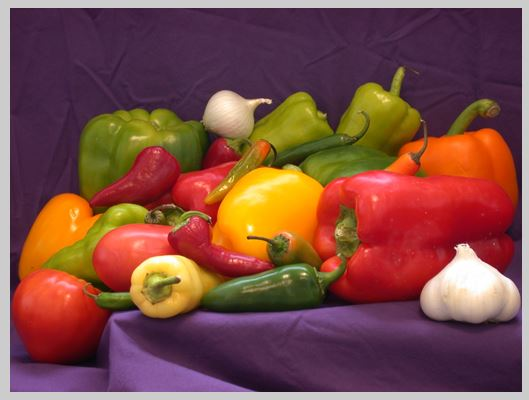
#> input picture code/clustering/vegetables.jpg, 529 x 400 px
$ jupyter execute kmeans-img-segmentation.ipynb   (shell and % lines are left out)   (Python 2 division)
#> lines starting #> are read from the running program, lines starting #| are printed output that depends on the picture
# Image segmentation via K-means clustering

[cell 1]
import numpy as np
import cv2
import matplotlib.pyplot as plt
from mpl_toolkits.mplot3d import Axes3D

[cell 2]
img_bgr = cv2.imread('vegetables.jpg')
#> img_bgr is the input picture: shape (400, 529, 3); mean B, G, R 68.3, 76.1, 126.5
img = cv2.cvtColor(img_bgr, cv2.COLOR_BGR2RGB).astype('float32') / 255.0
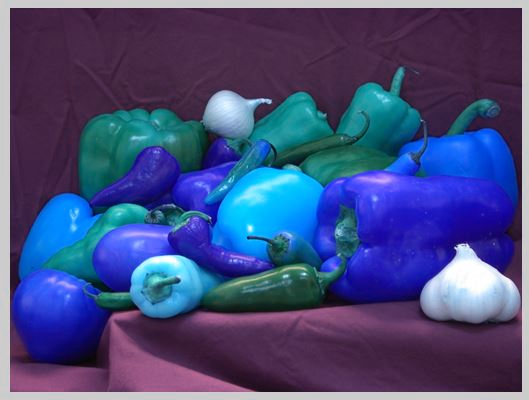
#> img: shape (400, 529, 3) float32; mean B, G, R 0.496, 0.298, 0.268
plt.figure(figsize=(5,5))
plt.imshow(img)

[cell 3]
img_hsv = cv2.cvtColor(img, cv2.COLOR_RGB2HSV)
#> img_hsv: shape (400, 529, 3) float32; mean H, S, V 204.6, 0.6, 0.5
plt.figure(figsize=(5,5))
plt.imshow(img_hsv)
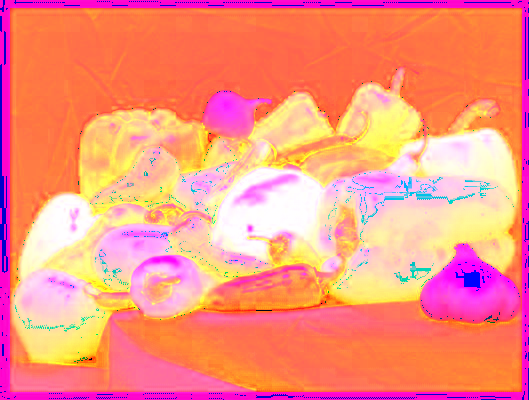
#> shown: shape (400, 529, 3) float32; mean R, G, B 0.981, 0.573, 0.503

[cell 4]
img_r = img[:,:,0]
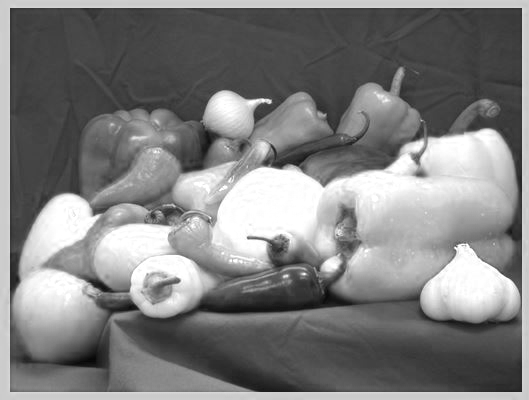
#> img_r: shape (400, 529) float32; min 0.0196, max 1, mean 0.496
img_g = img[:,:,1]
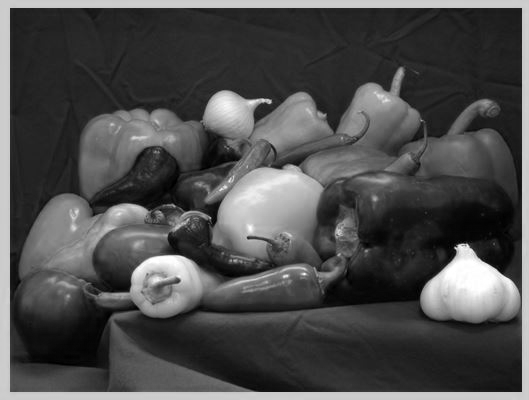
#> img_g: shape (400, 529) float32; min 0, max 1, mean 0.299
img_b = img[:,:,2]
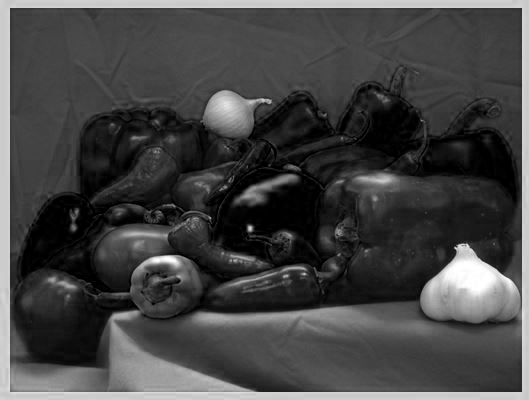
#> img_b: shape (400, 529) float32; min 0, max 1, mean 0.268

img_h, img_w = img_r.shape
#> img_h = 400; img_w = 529

img_h1 = img[:,:,0]
img_s = img[:,:,1]
img_v = img[:,:,2]

#X = np.vstack(( img_h1.flatten(), img_s.flatten(), img_v.flatten() )).T
X = np.vstack(( img_r.flatten(), img_g.flatten(), img_b.flatten() )).T

[cell 5]
# [5 lines of commented-out code are left out]

fig = plt.figure(figsize=(8,8))
ax = fig.add_subplot(111, projection='3d')
ax.scatter(X[:,0], X[:,1], X[:,2])
ax.set_xlabel('Hue')
ax.set_ylabel('Saturation')
ax.set_zlabel('Value')
#ax.set_xlabel('Red')
#ax.set_ylabel('Green')
#ax.set_zlabel('Blue')
plt.show()
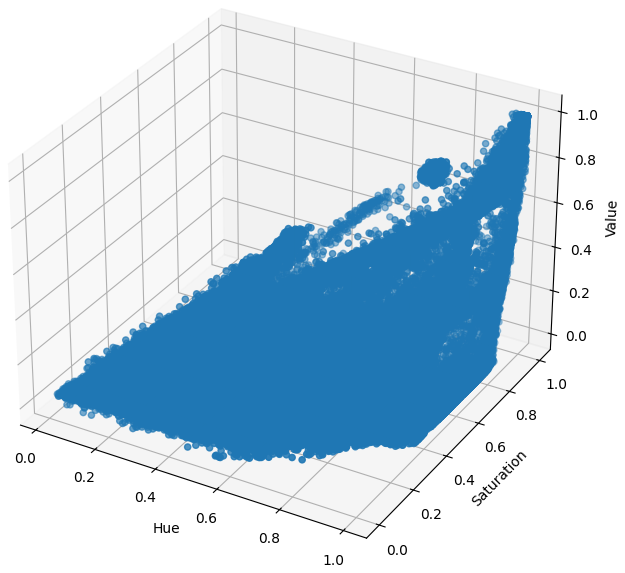
#> figure drawn by matplotlib, 1 panel

[cell 6]
num_centers = 5

# Define criteria = ( type, max_iter = 10 , epsilon = 1.0 )
criteria = (cv2.TERM_CRITERIA_EPS + cv2.TERM_CRITERIA_MAX_ITER, 10, 1.0)
flags = cv2.KMEANS_RANDOM_CENTERS
compactness, labels, centers = cv2.kmeans(X, num_centers, None, criteria, 1, flags)
#> compactness = 7941.5; centers = [[0.846, 0.8, 0.757], [0.691, 0.11, 0.119], [0.283, 0.171, 0.241], [0.513, 0.0591, 0.0816], [0.754, 0.44, 0.175]]

[cell 7]
fig = plt.figure(figsize=(8,8))
ax = fig.add_subplot(111, projection='3d')
ax.scatter(X[:,0], X[:,1], X[:,2],c=labels)
ax.set_xlabel('Red')
ax.set_ylabel('Green')
ax.set_zlabel('Blue')
plt.show()
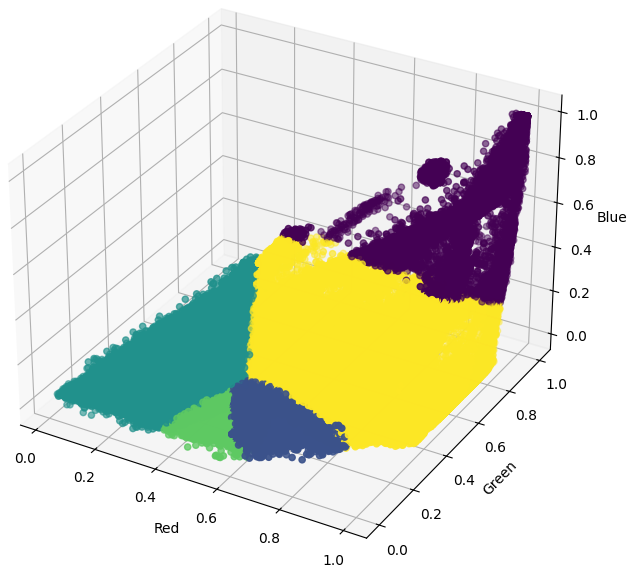
#> figure drawn by matplotlib, 1 panel

[cell 8]
X_recolored = np.empty(X.shape,dtype='float32')
for i in range(0,num_centers):
    X_recolored[ np.argwhere(labels==i),: ] = centers[i, :]
print X_recolored.shape
#| (211600, 3)

img_recolored = np.empty( img.shape, dtype='float32' )
img_recolored[:,:,0] = X_recolored[:,0].reshape(img_h, img_w)
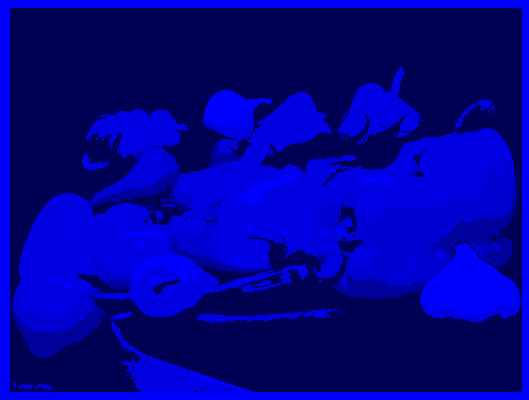
#> img_recolored: shape (400, 529, 3) float32; mean of channels 0, 1, 2 0.496, -7.43e-19, 4.39e-15; drawn with min black and max white
img_recolored[:,:,1] = X_recolored[:,1].reshape(img_h, img_w)
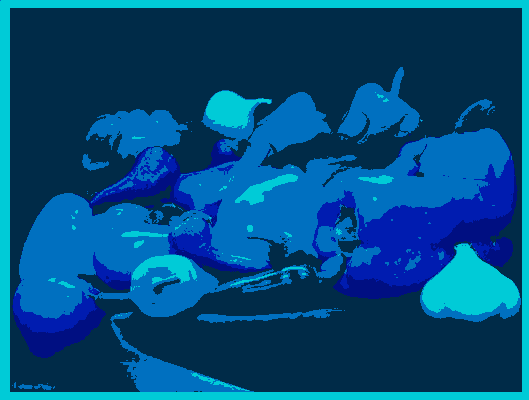
#> img_recolored: shape (400, 529, 3) float32; mean of channels 0, 1, 2 0.496, 0.299, 4.39e-15; drawn as B, G, R
img_recolored[:,:,2] = X_recolored[:,2].reshape(img_h, img_w)
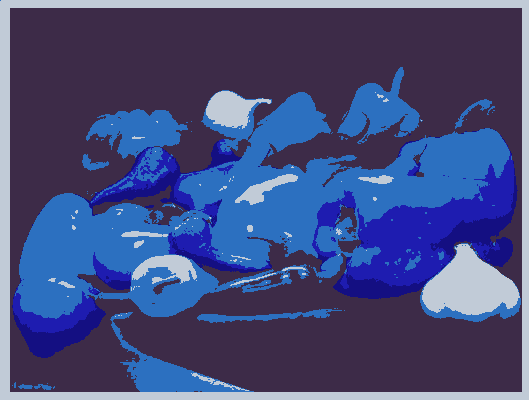
#> img_recolored: shape (400, 529, 3) float32; mean of channels 0, 1, 2 0.496, 0.299, 0.268; drawn as B, G, R
plt.figure(figsize=(5,5))
plt.imshow(img_recolored)
#plt.imshow(cv2.cvtColor(img_recolored, cv2.COLOR_HSV2RGB))

[cell 9]
print X.shape, img_h, img_w
#| (211600, 3) 400 529
